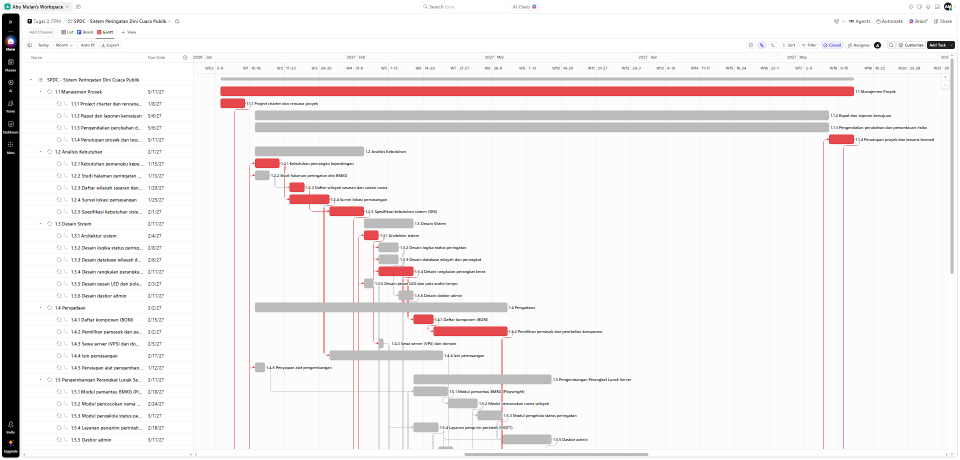
#> input picture tugas2/clickup/bukti/01_gantt_atas.png, 1920 x 919 px, given in place of XJuG793.png, which was not available (shown at 1/2 size)
$ python gabung_gantt.py
#> lines starting #> are read from the running program, lines starting #| are printed output that depends on the picture
"""Menggabungkan tangkapan layar Gantt ClickUp (../bukti/) menjadi dua gambar bersih untuk laporan.

Jalankan dari folder ini:
    python3 gabung_gantt.py

Hasil (di folder ini, aman di-commit karena sudah bersih):
    gantt_clickup_ringkas.png   55 baris: daftar bertingkat (akar, 5 cabang, 42 paket kerja) + M0–M6.
                                Untuk Bab 2.3.4 (halaman A4).
    gantt_clickup_utuh.png      97 baris: seluruh tampilan Gantt sesuai urutan gulir, termasuk daftar kedua
                                (42 paket kerja yang ditampilkan ulang oleh opsi "Separate" di ClickUp)
                                + M0–M6. Untuk lampiran (halaman lebih besar).

Pembersihan: ikon di tepi kiri dan bilah atas (nama workspace, foto profil) dipotong; tanda air
"Activate Windows" di kanan bawah dihapus (piksel abu-abu diganti warna latar di atasnya; batang merah dan label hitam tetap).

Tangkapan layar asli di ../bukti/ tidak diubah. Bila tangkapan layar diganti, periksa ulang URUTAN,
PERTAMA (posisi tengah baris pertama), dan pemakaian baris di bawah.
Hanya memerlukan Pillow.
"""
from pathlib import Path

from PIL import Image

DIR = Path(__file__).resolve().parent
BUKTI = DIR.parent / "bukti"
X0, X1 = 52, 1680            # potong ikon kiri dan ruang kosong setelah Juli
KEPALA = (125, 177)          # baris judul kolom dan nama bulan
JARAK = 28.8                 # tinggi satu baris tugas (piksel)
TANDA_AIR = (1590, 820, 1850, 875)

# Gambar sesuai urutan gulir: nama berkas dan posisi tengah baris pertamanya (piksel).
URUTAN = {
    "atas":    ("XJuG793.png", 190),   # akar, 1.1 … 1.3.9 (bertingkat)            25 baris
    "tengah":  ("3HlFuAu.png", 193),   # 1.3.9 … 1.5.5 (bertingkat), 1.1.1 kedua   25 baris
    "kedua_a": ("Y93OGRF.png", 190),   # 1.5.5, daftar kedua 1.1.1 … 1.3.12        25 baris
    "kedua_b": ("IxDUd58.png", 196),   # daftar kedua 1.3.12 … 1.5.5, M0 … M5      25 baris
    "bawah":   ("3NyOPqi.png", 193),   # daftar kedua 1.4.1 … 1.5.5, M0 … M6       24 baris
}


def buka(kunci):
#> called with kunci = 'atas'
    berkas, _ = URUTAN[kunci]
    im = Image.open(BUKTI / berkas).convert("RGB")
#> im is the input picture: PIL image 1920x919 RGB; mean R, G, B 241.2, 237.5, 237.7
    px = im.load()
    x0, y0, x1, y1 = TANDA_AIR
    for x in range(x0, min(x1, im.width)):
        latar = px[x, y0 - 4]            # warna latar kolom ini, tepat di atas tanda air
        for y in range(y0, min(y1, im.height)):
            r, g, b = px[x, y]
            if max(r, g, b) - min(r, g, b) < 14 and 100 < r < 253:
                px[x, y] = latar
#> this loop made 260 passes
#> latar on passes 1 to 3: (252, 252, 252), (252, 252, 252), (252, 252, 252)
    return im


def baris(kunci, dari, sampai):
    """Potongan baris ke-`dari` sampai ke-`sampai` (0 = baris pertama gambar itu)."""
    _, pertama = URUTAN[kunci]
    atas = round(pertama + dari * JARAK - JARAK / 2)
    bawah = round(pertama + sampai * JARAK + JARAK / 2)
    return buka(kunci).crop((X0, atas, X1, bawah))
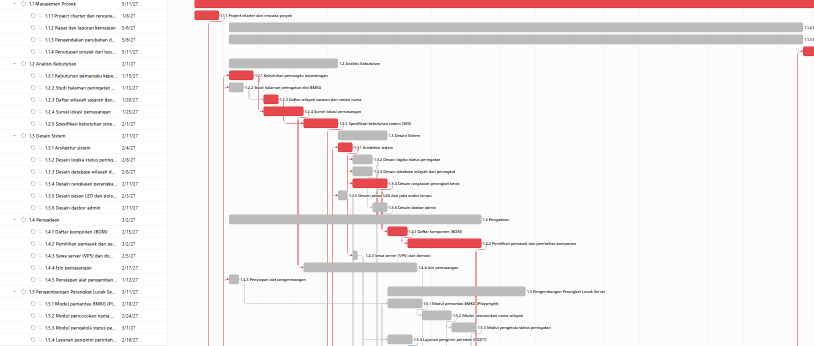
#> returned value: PIL image 1628x691 RGB (shown at 1/2 size); mean R, G, B 243.8, 238.9, 239


def susun(bagian, nama):
    kepala = buka("atas").crop((X0, KEPALA[0], X1, KEPALA[1]))
    bagian = [kepala] + bagian
    hasil = Image.new("RGB", (X1 - X0, sum(b.height for b in bagian)), "white")
    y = 0
    for b in bagian:
        hasil.paste(b, (0, y))
        y += b.height
    hasil.save(DIR / nama, optimize=True)
    return hasil.size


if __name__ == "__main__":
    ringkas = [baris("atas", 0, 23),     # akar … 1.3.8
               baris("tengah", 0, 23),   # 1.3.9 … 1.5.5
               baris("bawah", 17, 23)]   # M0 … M6
#> call 2 of baris, with kunci = 'tengah', dari = 0, sampai = 23
#> in baris (call 2), `_, pertama = URUTAN[kunci]`: pertama = 193
#> in baris (call 2), `atas = round(pertama + dari * JARAK - JARAK / 2)`: atas = 179
#> in baris (call 2), `bawah = round(pertama + sampai * JARAK + JARAK / 2)`: bawah = 870
#> call 2 of buka, with kunci = 'tengah'
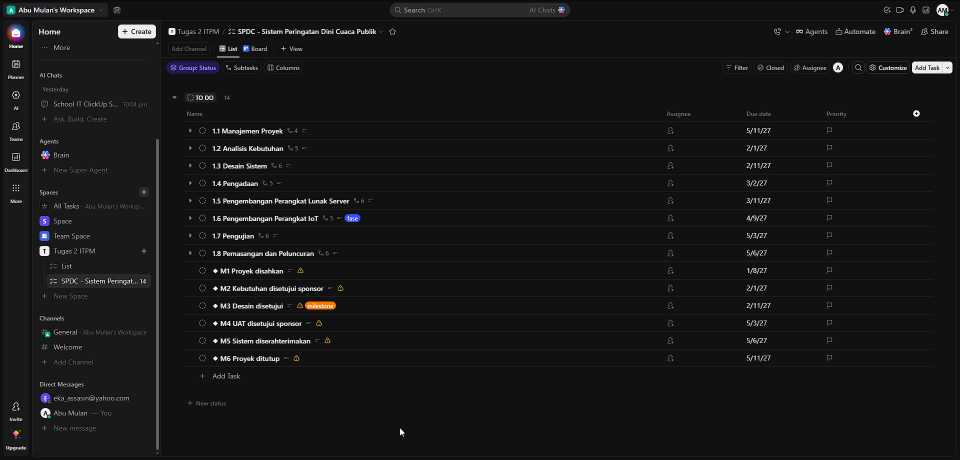
#> input picture tugas2/clickup/bukti/01_list_fase.png, 1920 x 919 px, given in place of 3HlFuAu.png, which was not available (shown at 1/2 size)
#> in buka, im is the input picture: PIL image 1920x919 RGB; mean R, G, B 22.6, 22.6, 22.7
#> in baris (call 2), `return buka(kunci).crop((X0, atas, X1, bawah))`:
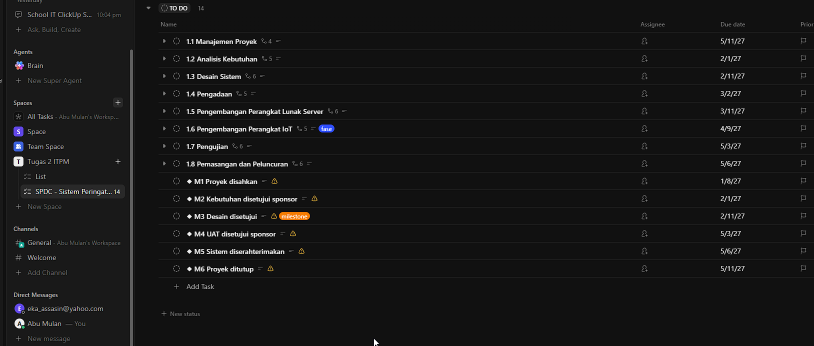
#> returned value: PIL image 1628x691 RGB (shown at 1/2 size); mean R, G, B 22.5, 22.4, 22.5
#> call 3 of baris, with kunci = 'bawah', dari = 17, sampai = 23
#> in baris (call 3), `atas = round(pertama + dari * JARAK - JARAK / 2)`: atas = 668
#> in baris (call 3), `return buka(kunci).crop((X0, atas, X1, bawah))`:
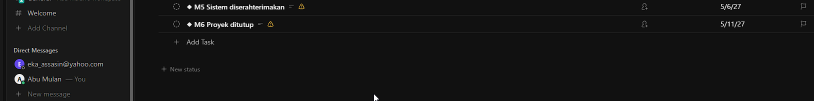
#> returned value: PIL image 1628x202 RGB (shown at 1/2 size); mean R, G, B 21, 21, 21.1
    utuh = [baris("atas", 0, 24),        # akar … 1.3.9
            baris("tengah", 1, 24),      # 1.3.10 … 1.1.1 (daftar kedua)
            baris("kedua_a", 2, 24),     # 1.1.2 … 1.3.12
            baris("kedua_b", 1, 24),     # 1.3.13 … M5
            baris("bawah", 23, 23)]      # M6
#> call 4 of baris, with kunci = 'atas', dari = 0, sampai = 24
#> in baris (call 4), `return buka(kunci).crop((X0, atas, X1, bawah))`:
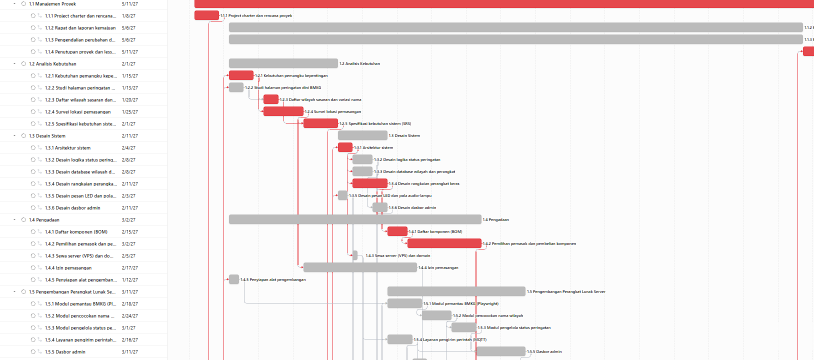
#> returned value: PIL image 1628x720 RGB (shown at 1/2 size); mean R, G, B 244, 239.2, 239.3
#> in baris (call 5), `atas = round(pertama + dari * JARAK - JARAK / 2)`: atas = 207
#> in baris (call 5), `bawah = round(pertama + sampai * JARAK + JARAK / 2)`: bawah = 899
#> in baris (call 5), `return buka(kunci).crop((X0, atas, X1, bawah))`:
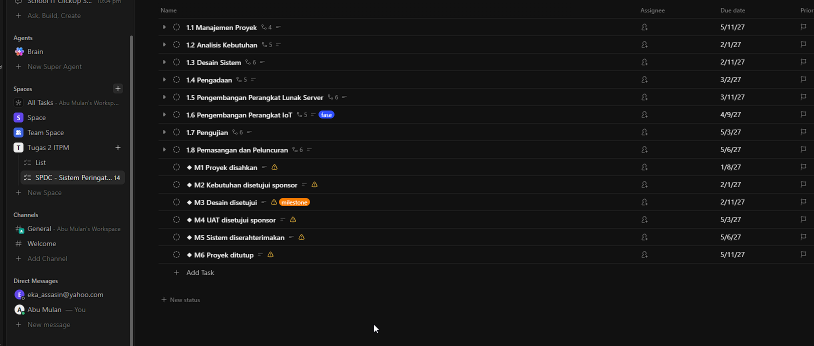
#> returned value: PIL image 1628x692 RGB (shown at 1/2 size); mean R, G, B 22.5, 22.4, 22.5
#> (the run stopped early here; a loop or call above may not have finished)
